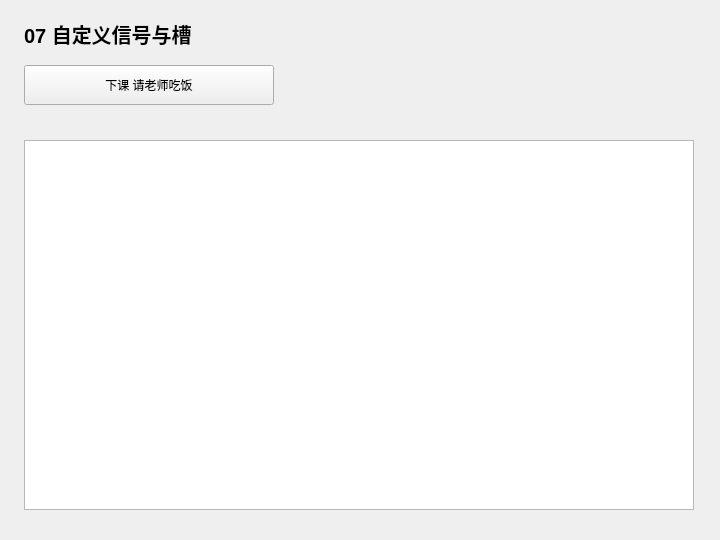
<?xml version="1.0" encoding="UTF-8"?>
<ui version="4.0">
 <class>Widget</class>
 <widget class="QWidget" name="Widget">
  <property name="geometry">
   <rect>
    <x>0</x>
    <y>0</y>
    <width>720</width>
    <height>540</height>
   </rect>
  </property>
  <property name="windowTitle">
   <string>07 自定义信号与槽</string>
  </property>
  <widget class="QLabel" name="headingLabel">
   <property name="geometry">
    <rect>
     <x>24</x>
     <y>18</y>
     <width>670</width>
     <height>32</height>
    </rect>
   </property>
   <property name="text">
    <string>07 自定义信号与槽</string>
   </property>
   <property name="font">
    <font>
     <pointsize>15</pointsize>
     <bold>true</bold>
    </font>
   </property>
  </widget>
  <widget class="QPlainTextEdit" name="outputEdit">
   <property name="geometry">
    <rect>
     <x>24</x>
     <y>140</y>
     <width>670</width>
     <height>370</height>
    </rect>
   </property>
   <property name="readOnly">
    <bool>true</bool>
   </property>
  </widget>
  <widget class="QPushButton" name="runButton">
   <property name="geometry">
    <rect>
     <x>24</x>
     <y>65</y>
     <width>250</width>
     <height>40</height>
    </rect>
   </property>
   <property name="text">
    <string>下课 请老师吃饭</string>
   </property>
  </widget>
 </widget>
 <resources />
 <connections />
</ui>
